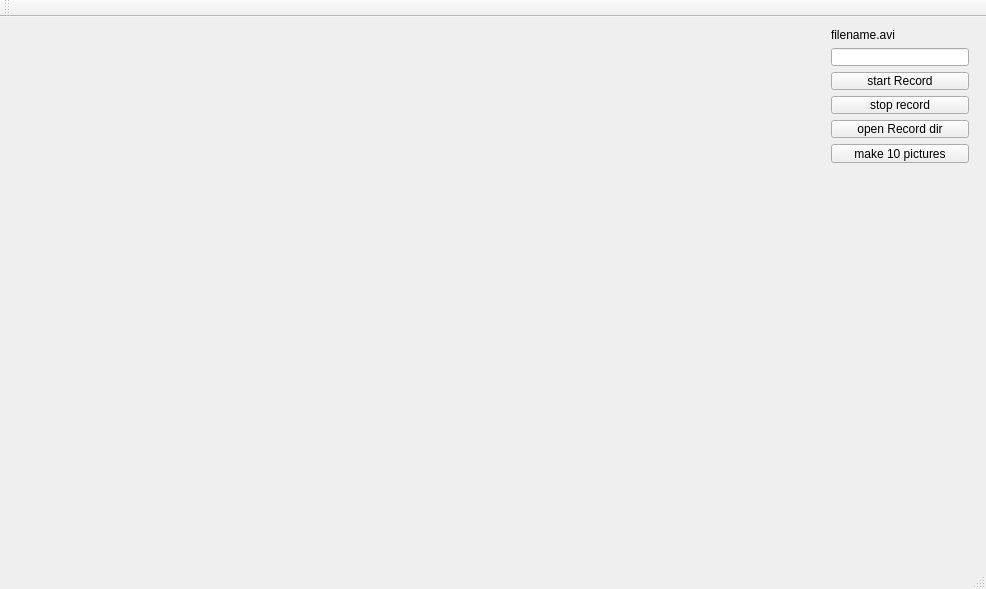
<?xml version="1.0" encoding="UTF-8"?>
<ui version="4.0">
 <class>MainWindow</class>
 <widget class="QMainWindow" name="MainWindow">
  <property name="geometry">
   <rect>
    <x>0</x>
    <y>0</y>
    <width>986</width>
    <height>589</height>
   </rect>
  </property>
  <property name="windowTitle">
   <string>MainWindow</string>
  </property>
  <widget class="QWidget" name="centralWidget">
   <widget class="QWidget" name="horizontalLayoutWidget">
    <property name="geometry">
     <rect>
      <x>0</x>
      <y>0</y>
      <width>821</width>
      <height>461</height>
     </rect>
    </property>
    <layout class="QHBoxLayout" name="horizontalLayout">
     <property name="sizeConstraint">
      <enum>QLayout::SetMaximumSize</enum>
     </property>
     <item>
      <widget class="DisplayVideo" name="widgetDisplayModul" native="true"/>
     </item>
    </layout>
   </widget>
   <widget class="QWidget" name="verticalLayoutWidget">
    <property name="geometry">
     <rect>
      <x>820</x>
      <y>0</y>
      <width>160</width>
      <height>157</height>
     </rect>
    </property>
    <layout class="QVBoxLayout" name="verticalLayout">
     <item>
      <widget class="QLabel" name="label">
       <property name="text">
        <string>filename.avi</string>
       </property>
      </widget>
     </item>
     <item>
      <widget class="QLineEdit" name="lineEdit"/>
     </item>
     <item>
      <widget class="QPushButton" name="pushButton_start">
       <property name="text">
        <string>start Record</string>
       </property>
      </widget>
     </item>
     <item>
      <widget class="QPushButton" name="pushButton_stop">
       <property name="text">
        <string>stop record</string>
       </property>
      </widget>
     </item>
     <item>
      <widget class="QPushButton" name="pushButton_dir">
       <property name="text">
        <string>open Record dir</string>
       </property>
      </widget>
     </item>
     <item>
      <widget class="QPushButton" name="pushButton_save10Pics">
       <property name="text">
        <string>make 10 pictures</string>
       </property>
      </widget>
     </item>
    </layout>
   </widget>
   <widget class="QLabel" name="label_redDot">
    <property name="geometry">
     <rect>
      <x>850</x>
      <y>180</y>
      <width>101</width>
      <height>91</height>
     </rect>
    </property>
    <property name="text">
     <string/>
    </property>
    <property name="pixmap">
     <pixmap resource="../include/resources.qrc">:/pics/new/red dot</pixmap>
    </property>
    <property name="scaledContents">
     <bool>true</bool>
    </property>
   </widget>
  </widget>
  <widget class="QMenuBar" name="menuBar">
   <property name="geometry">
    <rect>
     <x>0</x>
     <y>0</y>
     <width>986</width>
     <height>21</height>
    </rect>
   </property>
  </widget>
  <widget class="QToolBar" name="mainToolBar">
   <attribute name="toolBarArea">
    <enum>TopToolBarArea</enum>
   </attribute>
   <attribute name="toolBarBreak">
    <bool>false</bool>
   </attribute>
  </widget>
  <widget class="QStatusBar" name="statusBar"/>
 </widget>
 <layoutdefault spacing="6" margin="11"/>
 <customwidgets>
  <customwidget>
   <class>DisplayVideo</class>
   <extends>QWidget</extends>
   <header>displayvideo.h</header>
   <container>1</container>
  </customwidget>
 </customwidgets>
 <resources>
  <include location="../include/resources.qrc"/>
 </resources>
 <connections/>
</ui>
